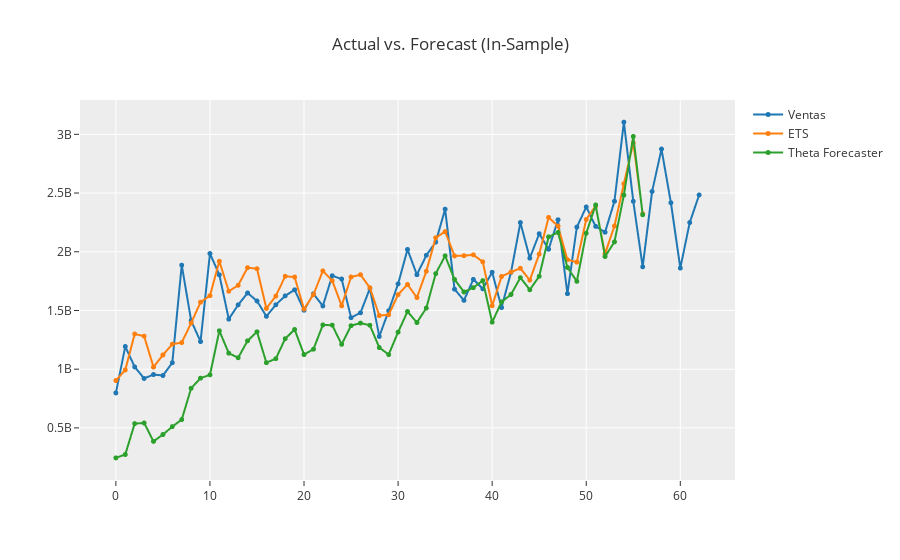

The code cell stored with this chart in its notebook:
### Code cell
plot_model(top_3, plot = 'insample')
